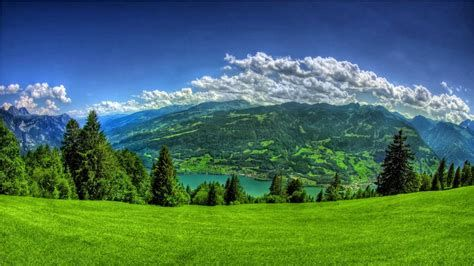
#> input picture Pengolahan Citra Dasar/Gambar.jpg, 474 x 266 px, found by its file name
$ python 2.Rotasi_Citra.py
#> lines starting #> are read from the running program, lines starting #| are printed output that depends on the picture
import cv2 as cv
import imutils
#Kuciyose Gambar
citra = cv.imread("D:/ideapadGAMING/Download/Gambar.jpg")
#> citra is the input picture: shape (266, 474, 3); mean B, G, R 92.2, 112.5, 72.6
cv.imshow("Citra Awal", citra) #Menampilkan gambar

#ROTASI
angle = -90
rotated = imutils.rotate(citra, angle)
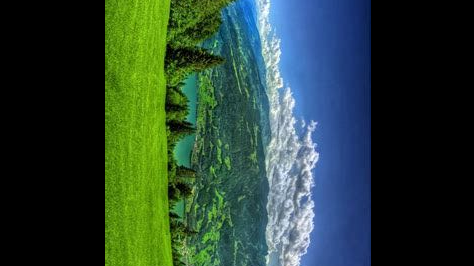
#> rotated: shape (266, 474, 3); mean B, G, R 51.7, 64.6, 41.3
cv.imshow("Rotasi Citra", rotated)
cv.waitKey(0)
